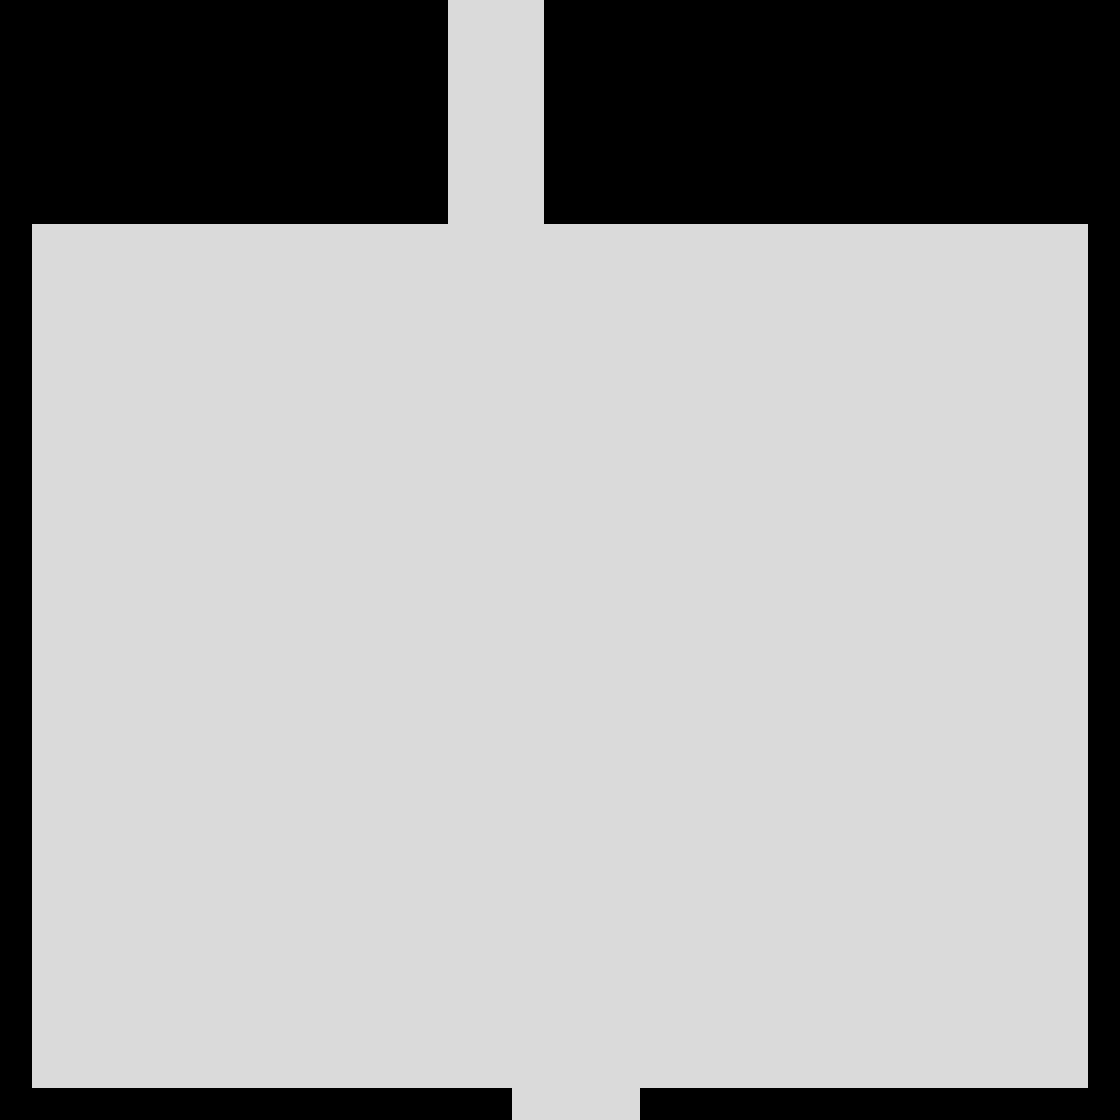

This game map was drawn from its Tiled (.tmx) file and the tilesets committed beside it. A one-line description and the trimmed map source follow:
An orthogonal 35x35 tile map with 32x32 px tiles, 1 tile layer (map) and 5 objects (2x Door, 2x NPC, Obj).

<map version="1.0" orientation="orthogonal" width="35" height="35" tilewidth="32" tileheight="32">
 <tileset firstgid="1" name="BlackAndWhite" tilewidth="32" tileheight="32">
  <image source="../../img/tiles/BlackAndWhite.png" width="320" height="32" />
  <tile id="0">
   <properties>
    <property name="solid" value="true" />
   </properties>
  </tile>
  <tile id="9">
   <properties>
    <property name="solid" value="false" />
   </properties>
  </tile>
 </tileset>
 <layer name="map" width="35" height="35">
  <data>[1225 cells, 1225 non-empty, 2 distinct tile ids]</data>
 </layer>
 <objectgroup name="objects" width="35" height="35">
  <object name="Door" x="448" y="0" width="96" height="32">
   <properties>
    <property name="to" value="woodspath2, 10, 26" />
   </properties>
  </object>
  <object name="Door" x="512" y="1088" width="128" height="32">
   <properties>
    <property name="to" value="forest1" />
   </properties>
  </object>
  <object name="NPC" x="768" y="288" width="32" height="32">
   <properties>
    <property name="_the" value="sherman" />
    <property name="id" value="4" />
   </properties>
  </object>
  <object name="NPC" x="736" y="320" width="32" height="32">
   <properties>
    <property name="_the" value="copernicus" />
    <property name="id" value="5" />
   </properties>
  </object>
  <object name="Obj" x="448" y="192" width="96" height="32">
   <properties>
    <property name="event" value="1" />
    <property name="id" value="21" />
    <property name="solid" value="false" />
   </properties>
  </object>
 </objectgroup>
</map>
